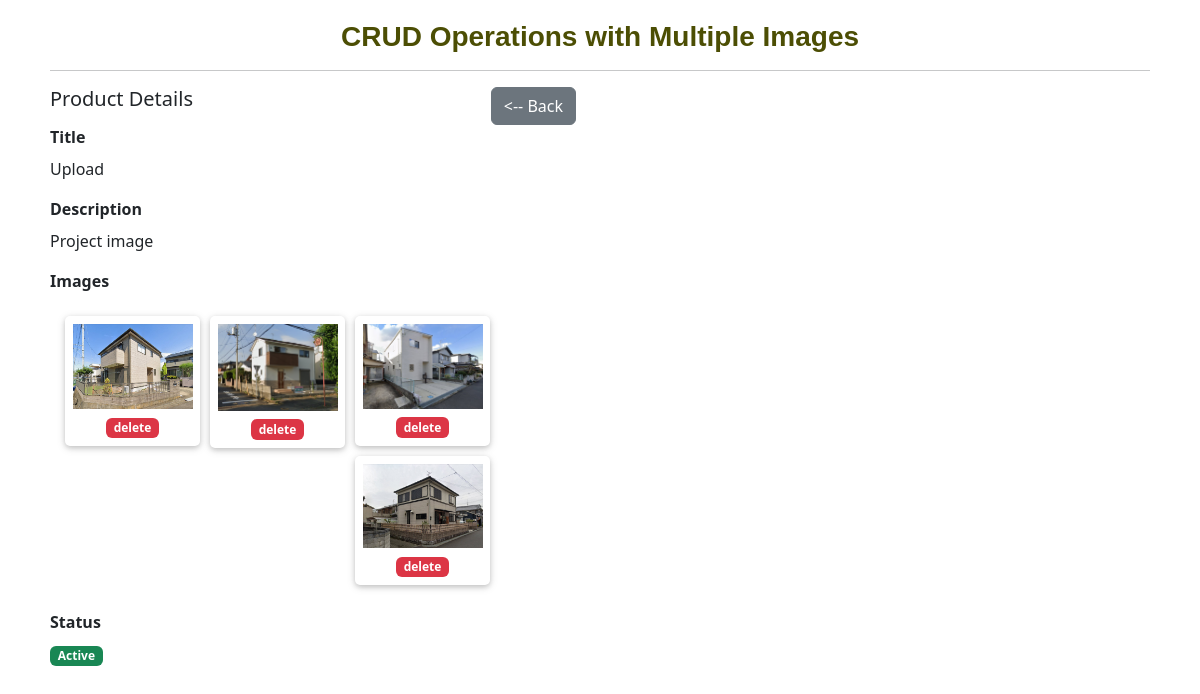
The app's page /details.php?id=3 with its own data.
### tables this page shows
CREATE TABLE `products` (
  `id` int(11) NOT NULL,
  `title` varchar(255) NOT NULL,
  `description` text DEFAULT NULL,
  `created` datetime NOT NULL DEFAULT current_timestamp(),
  `modified` datetime DEFAULT NULL,
  `status` tinyint(4) NOT NULL DEFAULT 1
);

CREATE TABLE `product_images` (
  `id` int(11) NOT NULL,
  `product_id` int(11) NOT NULL,
  `file_name` varchar(255) NOT NULL,
  `created` datetime NOT NULL DEFAULT current_timestamp()
);

### DB.class.php (called while the page is built, shortened)
<?php
include_once 'config.php';
class DB{
	private $dbHost     = DB_HOST;
	private $dbUsername = DB_USERNAME;
	private $dbPassword = DB_PASSWORD;
	private $dbName     = DB_NAME;
	private $proTbl     = 'products';
	private $imgTbl     = 'product_images';
	public function __construct(){
		if(!isset($this->db)){
			$conn = new mysqli($this->dbHost, $this->dbUsername, $this->dbPassword, $this->dbName);
			if($conn->connect_error){
				die("Failed to connect with MySQL: " . $conn->connect_error);
			}else{
				$this->db = $conn;
			}
		}
	}
	public function getRows($conditions = array()){
		$sql = "SELECT ";
		$sql .= array_key_exists("select", $conditions)?$conditions['select']:"P.*,I.file_name";
		$sql .= " FROM {$this->proTbl} AS P";
		$sql .= " LEFT JOIN {$this->imgTbl} AS I ON (I.product_id = P.id AND I.id = (SELECT MAX(id) FROM product_images WHERE product_id=P.id)) ";
		if(array_key_exists("where", $conditions)){
			$sql .= " WHERE ";
			$i = 0;
			foreach($conditions['where'] as $key => $value){
				$pre = ($i > 0)?" AND ":'';
				$alias_key = strpos($key, '.') !== false?$key:"P.$key";
				$sql .= $pre."$alias_key = '".$value."'";
				$i++;
			}
		}
		if(array_key_exists("order_by", $conditions)){
			$sql .= " ORDER BY P.{$conditions['order_by']} ";
		}else{
			$sql .= " ORDER BY P.id";
		}
		$result = $this->db->query($sql);
		if(array_key_exists("return_type", $conditions) && $conditions['return_type'] != 'all'){
			switch($conditions['return_type']){
				case 'single':
					$data = $result->fetch_assoc();
					if(!empty($data['id'])){
						$data['images'] = array();
						$sub_query = "SELECT * FROM {$this->imgTbl} WHERE product_id={$data['id']} ORDER BY id";
						$sub_result = $this->db->query($sub_query);
						if($sub_result->num_rows > 0){
							while($img_row = $sub_result->fetch_assoc()){
								$data['images'][] = $img_row;
							}
						}
					}
					break;
			}
		}else{
			if($result->num_rows > 0){
				while($row = $result->fetch_assoc()){
					$data[] = $row;
				}
			}
		}
		return !empty($data)?$data:false;
	}
}

### config.php (called while the page is built, shortened)
<?php
$uploadDir = 'uploads/';
?>

### details.php (the view, shortened to what this page needs)
<?php
require_once 'DB.class.php';
$db = new DB();
if(!empty($_GET['id'])){
    $conditions['where'] = array(
        'id' => $_GET['id']
    );
    $conditions['return_type'] = 'single';
    $proData = $db->getRows($conditions);
}else{
    header("Location: index.php");
    exit();
}
?>
<!DOCTYPE html>
<html lang="en-US">
<head>
<link rel="stylesheet" href="css/bootstrap.min.css">
<link rel="stylesheet" type="text/css" href="css/style.css">
</head>
<body>
<div class="container">
    <h1>CRUD Operations with Multiple Images</h1>
	<hr>
    <div class="row align-items-start col-md-6">
        <div class="col col-md-12">
            <h5 class="float-start">Product Details</h5>
            <div class="float-end">
                <a href="index.php" class="btn btn-secondary"><-- Back</a>
            </div>
        </div>
        <div class="col col-md-12">
            <div class="mb-3">
                <label class="form-label">Title</label>
                <p><?php echo !empty($proData['title'])?$proData['title']:''; ?></p>
            </div>
            <div class="mb-3">
                <label class="form-label">Description</label>
                <p><?php echo !empty($proData['description'])?$proData['description']:''; ?></p>
            </div>
            <div class="mb-3">
                <label class="form-label">Images</label>
                <?php if(!empty($proData['images'])){ ?>
                    <div class="image-grid">
                    <?php foreach($proData['images'] as $imageRow){ ?>
                        <div class="img-bx" id="imgbx_<?php echo $imageRow['id']; ?>">
                            <img src="<?php echo $uploadDir.$imageRow['file_name']; ?>" width="120"/>
                            <a href="javascript:void(0);" class="badge text-bg-danger" onclick="deleteImage(<?php echo $imageRow['id']; ?>)">delete</a>
                        </div>
                    <?php } ?>
                    </div>
                <?php } ?>
            </div>
            <div class="mb-3">
                <label class="form-label">Status</label>
                <p><?php echo $proData['status'] == 1?'<span class="badge text-bg-success">Active</span>':'<span class="badge text-bg-danger">Inactive</span>'; ?></p>
            </div>
        </div>
    </div>
</div>
</body>
</html>

### css/style.css (style rules this page uses)
h1 { font-family: 'Trebuchet MS', 'Lucida Sans Unicode', 'Lucida Grande', 'Lucida Sans', Arial, sans-serif; font-size: 28px; font-weight: bold; margin-bottom: 0; text-align: center; color: #4c4e04; }
.container { padding: 20px; }
.form-label { font-weight: bold; }
.image-grid { width: 100%; float: left; padding: 15px; }
.img-bx { width: 135px; float: left; padding: 8px; text-align: center; box-shadow: 0 2px 5px 0 rgba(0,0,0,0.16), 0 2px 10px 0 rgba(0,0,0,0.12); margin-right: 10px; margin-bottom: 10px; border-radius: 5px; }
.img-bx img { margin-bottom: 5px; }
.img-bx a { text-decoration: none; }

### records on screen
products: title "Upload", description "Project image"
product_images: file_name (picture)
product_images: file_name (picture)
product_images: file_name (picture)
product_images: file_name (picture)
